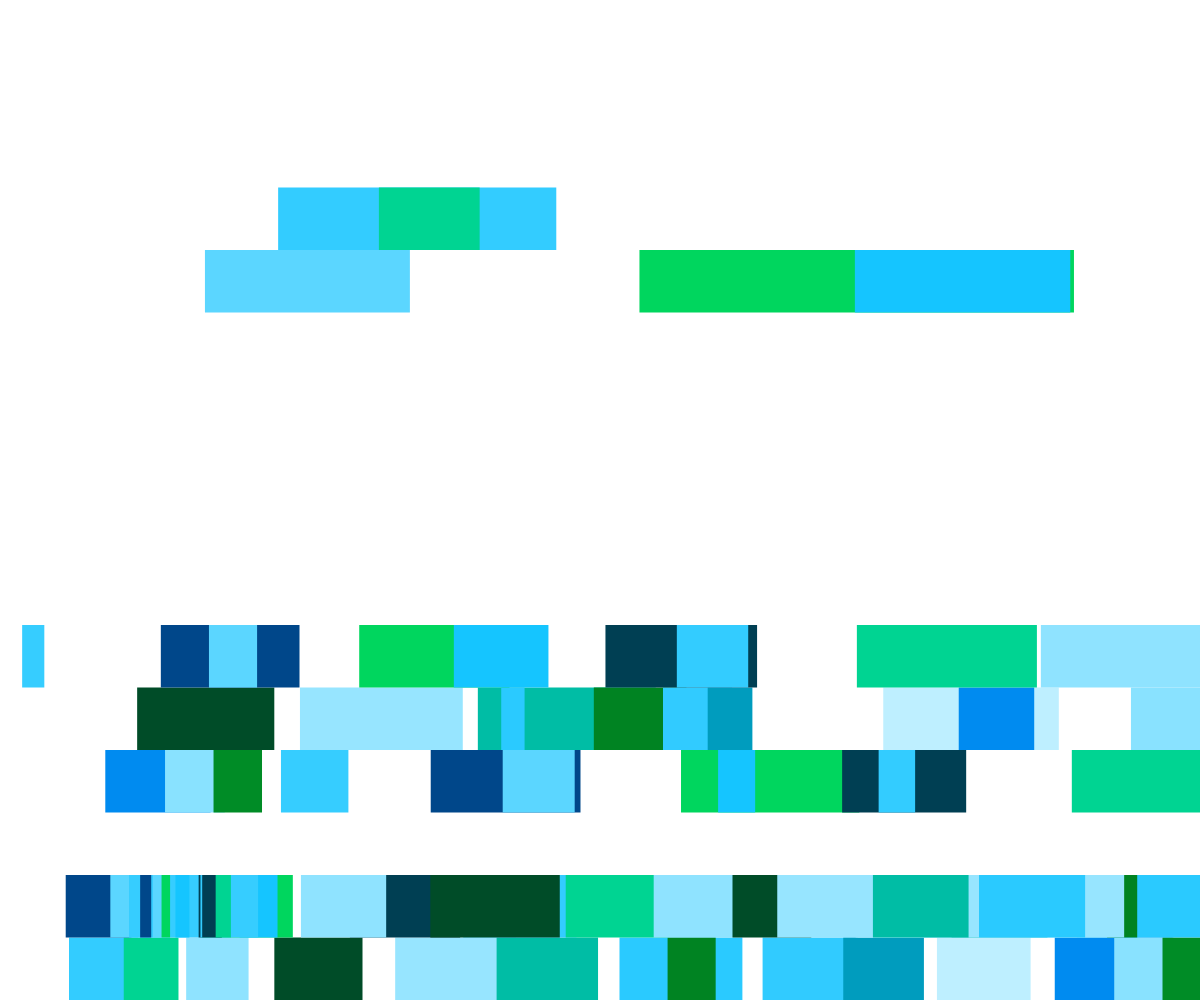
Frame 1 (no input)
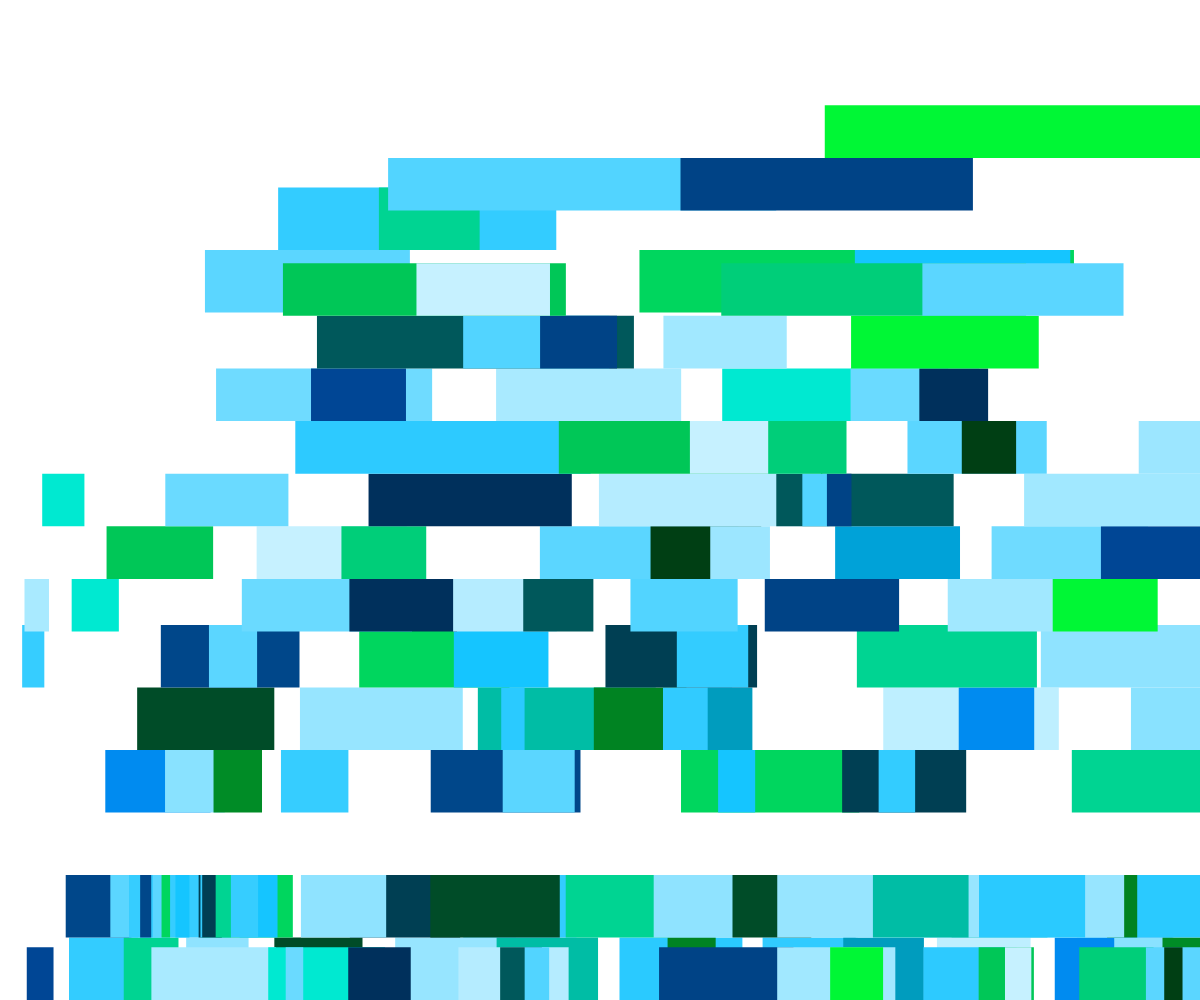
Frame 2 (the mouse pressed at the canvas centre, redrawn once)

The p5.js sketch that drew these frames (run headless with seeded random() and noise() and a simulated clock; the mouse was pressed at the canvas centre and the sketch redrawn once):

// p5.js sketch
// ── sketch.js
'use strict';

var colorCount = 20;

var hueValues = [];
var saturationValues = [];
var brightnessValues = [];


function setup() {
  createCanvas(windowWidth, windowHeight);
  colorMode(HSB, 360, 100, 100, 100);
  noStroke();
}

function draw() {
  noLoop();

  for (var i = 0; i < colorCount; i++) {
    if (i % 2 == 0) {
      hueValues[i] = random(130, 220);
      saturationValues[i] = 100;
      brightnessValues[i] = random(15, 100);
    } else {
      hueValues[i] = 195;
      saturationValues[i] = random(20, 100);
      brightnessValues[i] = 100;
    }
  }

  var counter = 0;

  // row count and row height. converting to an integer
  var tileCountY = int(random(5, 30));
  var tileHeight = height / tileCountY;

  // seperate each line in parts
  for (var gridY = tileCountY; gridY >= 0; gridY--) {
    // how many fragments
    //starting the partCount at 1
    var partCount = gridY + 1;
    var parts = [];

    //
    for (var i = 0; i < partCount; i++) {
      // sub fragments or not?
      //checking a random value. gives you a value between 0 and 1
      //7.5% chance it will be this
      if (random() < 0.075) {
        // take care of big values
        var fragments = int(random(2, 20));
        //looping through the array and adding the parts together
        partCount = partCount + fragments;
        for (var ii = 0; ii < fragments; ii++) {
          parts.push(random(2));
        }
      } else {
        //generating an array or random number that will be used to calculate the over scale of each part compared to the sum of all parts
        parts.push(random(2, 20));
      }
    }

    // add all subparts
    var sumPartsTotal = 0;
    for (var j = 0; j < partCount; j++) {
      sumPartsTotal += parts[j];
    }

    // draw rects
    var sumPartsNow = 0;
    for (var gridX = 0; gridX < parts.length; gridX++) {
      sumPartsNow += parts[gridX];

      //useing the mapping function to scale from thr part length relative to the sumPartsTotal to 0 and the width
      //the x position has to be tracked
      var x = map(sumPartsNow, 0, sumPartsTotal, 0, width);
      var y = tileHeight * i;
      var w = -map(parts[gridX], 0, sumPartsTotal, 0, width);
      var h = tileHeight;

      var index = counter % colorCount;
      var col = color(hueValues[index], saturationValues[index], brightnessValues[index]);
      fill(col);
      rect(x, y, w, h);

      counter++;
    }
  }
}
